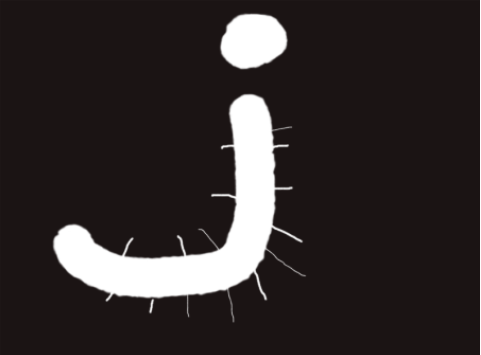
#> input picture Basic_Operation/material/erode.png, 481 x 355 px
$ python morphology.py
#> lines starting #> are read from the running program, lines starting #| are printed output that depends on the picture
# -*- coding = utf-8 -*-
# @Time :  0:31
# @Author : lolita
# @File : morphology.py
# @Software: PyCharm

import cv2

'''
# 腐蚀
img = cv2.imread("./material/erode.png")
kernel = np.ones((5, 5), np.uint8)
erosion = cv2.erode(img, kernel, iterations=5)
# 膨胀
dilation = cv2.dilate(erosion, kernel)
cv2.imshow("original", img)
cv2.imshow("erosion", erosion)
cv2.imshow("delation", dilation)
cv2.waitKey()
cv2.destroyAllWindows()
'''
'''
#  通用形态学函数
img = cv2.imread("./material/erode.png")
kernel = np.ones((10, 10), np.uint8)
kernel1 = np.ones((5, 5), np.uint8)
# 开运算
rst1 = cv2.morphologyEx(img, cv2.MORPH_OPEN, kernel)
# 闭运算
rst2 = cv2.morphologyEx(img, cv2.MORPH_CLOSE, kernel)
# 梯度运算
rst3 = cv2.morphologyEx(img, cv2.MORPH_GRADIENT, kernel1)
# 礼帽运算
rst4 = cv2.morphologyEx(img, cv2.MORPH_TOPHAT, kernel1)
# 黑帽运算
rst5 = cv2.morphologyEx(img, cv2.MORPH_BLACKHAT, kernel1)
cv2.imshow("original", img)
cv2.imshow("open", rst1)
cv2.imshow("close", rst2)
cv2.imshow("gradient", rst3)
cv2.imshow("tophat", rst4)
cv2.imshow("blackhat", rst5)
cv2.waitKey()
cv2.destroyAllWindows()
'''

# 核函数
img = cv2.imread("./material/erode.png")
#> img is the input picture: shape (355, 481, 3); mean B, G, R 44.7, 44.7, 50.9
kernel1 = cv2.getStructuringElement(cv2.MORPH_RECT, (59, 59))
kernel2 = cv2.getStructuringElement(cv2.MORPH_CROSS, (59, 59))
kernel3 = cv2.getStructuringElement(cv2.MORPH_ELLIPSE, (59, 59))
rst1 = cv2.dilate(img, kernel1)
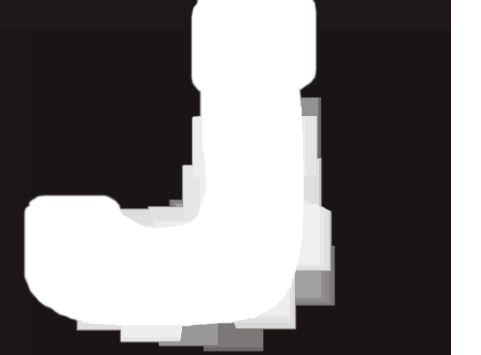
#> rst1: shape (355, 481, 3); mean B, G, R 120.7, 120.7, 124.7
rst2 = cv2.dilate(img, kernel2)
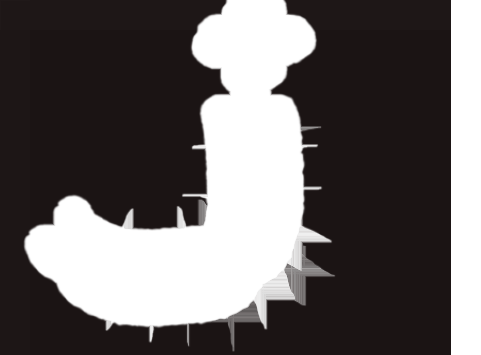
#> rst2: shape (355, 481, 3); mean B, G, R 98.7, 98.7, 103.4
rst3 = cv2.dilate(img, kernel3)
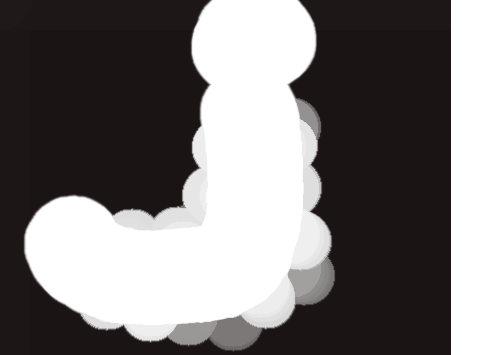
#> rst3: shape (355, 481, 3); mean B, G, R 113.3, 113.3, 117.5
cv2.imshow("original", img)
cv2.imshow("rst1", rst1)
cv2.imshow("rst2", rst2)
cv2.imshow("rst3", rst3)
cv2.waitKey()
cv2.destroyAllWindows()
